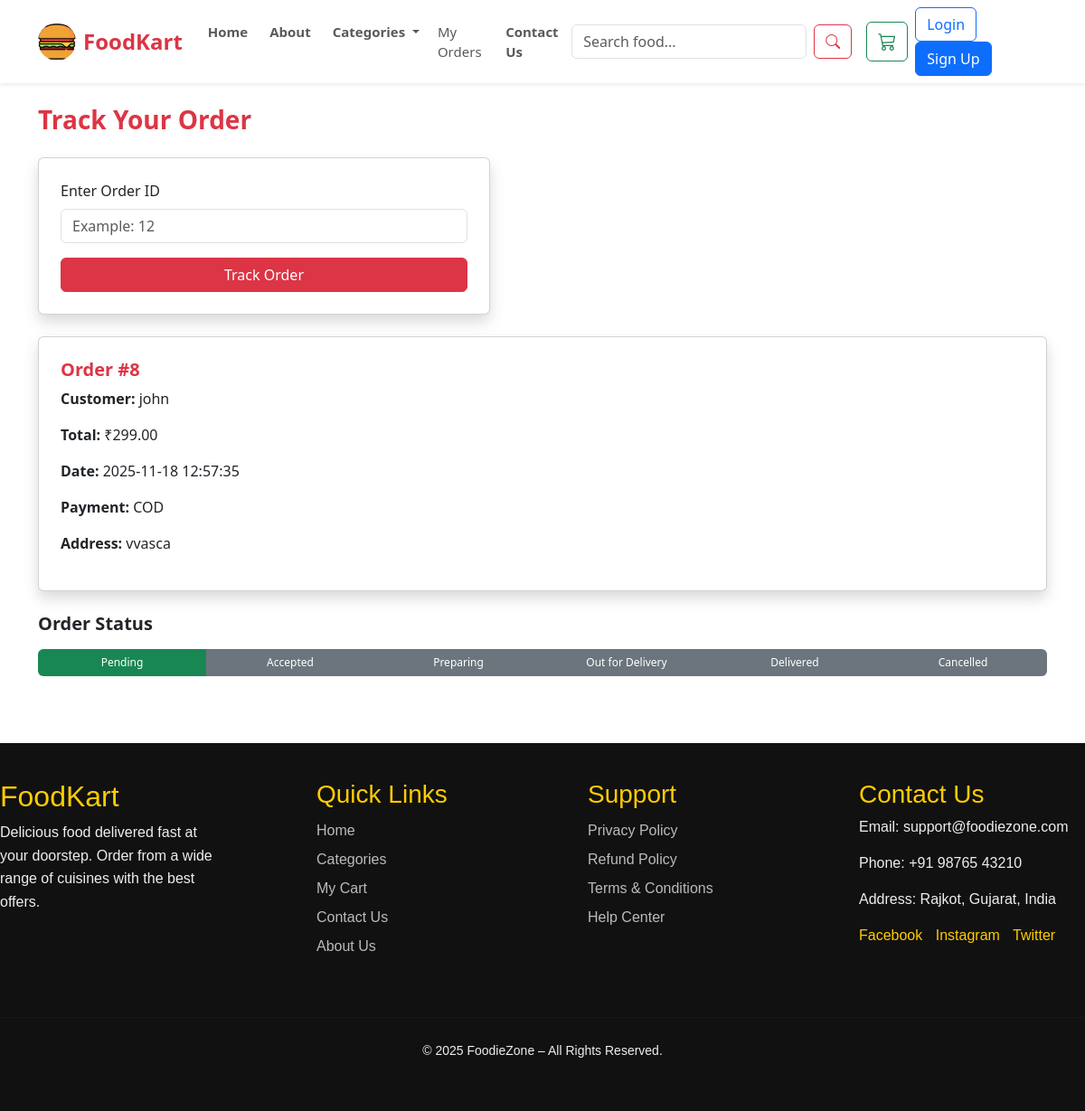
Before: /public/track_order.php?id=8 with the older database file.
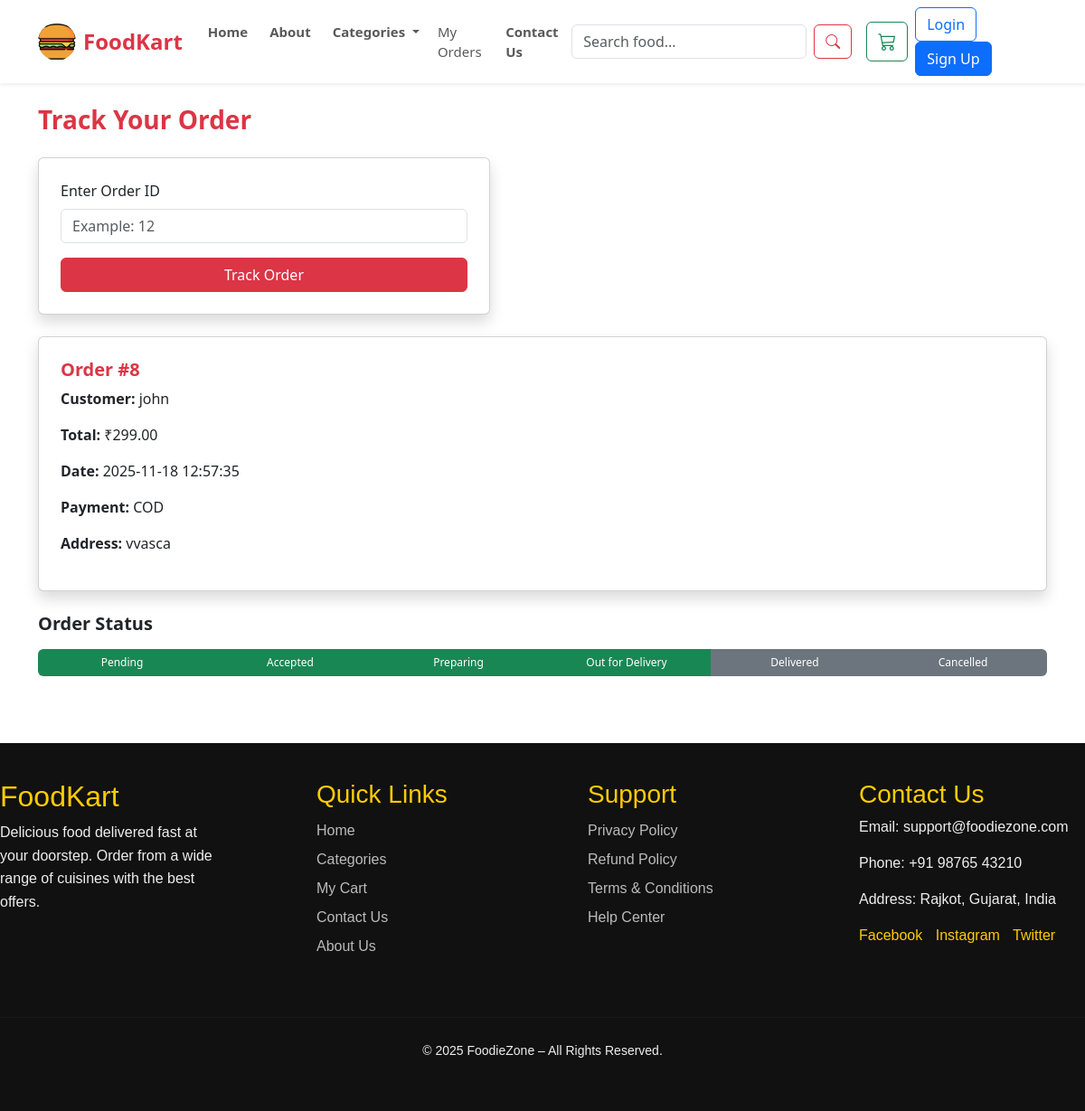
After: the same page with the newer database file.
### public/track_order.php (the view, shortened to what this page needs)
<?php
include('layout.php');
$order = null;
if (isset($_GET['id'])) {
    $order_id = intval($_GET['id']);
    $result = $conn->query("SELECT * FROM orders WHERE id = $order_id");
    if ($result->num_rows > 0) {
        $order = $result->fetch_assoc();
    }
}
?>
<h3 class="fw-bold text-danger mb-4">Track Your Order</h3>
<form method="GET" class="card shadow p-4 mb-4" style="max-width:500px;">
    <label class="form-label">Enter Order ID</label>
    <input type="number" name="id" class="form-control" placeholder="Example: 12" required>
    <button class="btn btn-danger mt-3 w-100">Track Order</button>
</form>
<?php if ($order): ?>
    <div class="card shadow p-4 mb-4">
        <h5 class="fw-bold text-danger">Order #<?php echo $order['id']; ?></h5>
        <p><strong>Customer:</strong> <?php echo $order['customer_name']; ?></p>
        <p><strong>Total:</strong> ₹<?php echo $order['total_amount']; ?></p>
        <p><strong>Date:</strong> <?php echo $order['created_at']; ?></p>
        <p><strong>Payment:</strong> <?php echo $order['payment_method']; ?></p>
        <p><strong>Address:</strong> <?php echo $order['address']; ?></p>
    </div>
    <h5 class="fw-bold mb-3">Order Status</h5>
    <?php
    $stages = ['Pending', 'Accepted', 'Preparing', 'Out for Delivery', 'Delivered', 'Cancelled'];
    $current_stage = array_search($order['status'], $stages);
    ?>
    <div class="progress" style="height:30px;">
        <?php foreach ($stages as $index => $stage): ?>
            <div class="progress-bar
                <?php echo ($index <= $current_stage) ? 'bg-success' : 'bg-secondary'; ?>"
                style="width: <?php echo 100 / count($stages); ?>%;">
                <?php echo $stage; ?>
            </div>
        <?php endforeach; ?>
    </div>
<?php elseif (isset($_GET['id'])): ?>
    <div class="alert alert-danger mt-4">Order not found!</div>
<?php endif; ?>

Changed rows visible on the page:
changed orders "john": status "Pending" → "Out for Delivery" (drawn)
